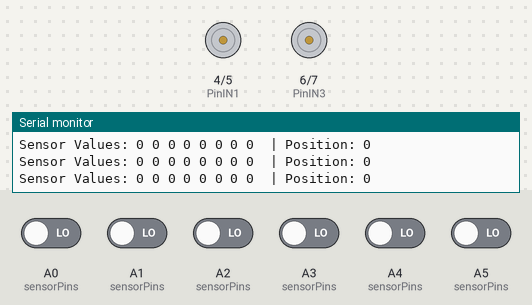
The sketch below on a simulated Arduino Nano, built with avr-gcc and run on an emulated ATmega328P. On the bench: motor-driver pin pairs drawn as motors (green arrow = first pin HIGH = forward, orange = second pin HIGH = backward, longer = more drive), the last lines printed to the serial monitor. The test bench sets the inputs (shaded band); at power-on: A0 (sensorPins), A1 (sensorPins), A2 (sensorPins), A3 (sensorPins), A4 (sensorPins), A5 (sensorPins) LOW.

Above: at 4.2 s.
4.3 s: A1 (sensorPins) driven HIGH
At 4.9 s:
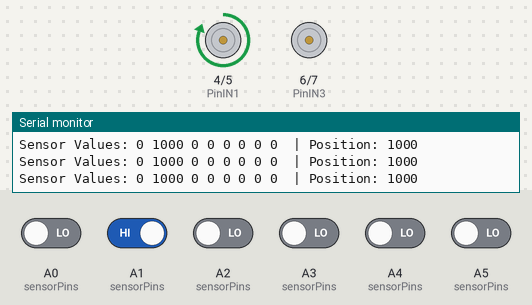
5.8 s: A5 (sensorPins) driven HIGH
At 6.9 s:
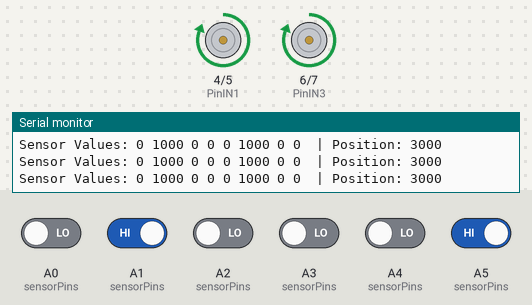
7.3 s: A1 (sensorPins) driven LOW
At 8.4 s:
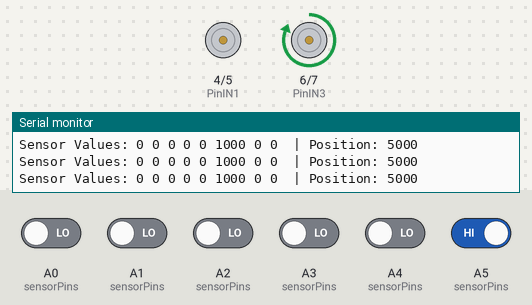
11.8 s: A4 (sensorPins) driven HIGH
At 12.7 s:
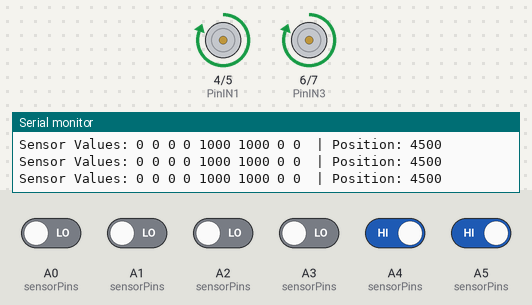
Timing chart, 0 to 14.8 s (numbered marks = the images above; inputs shaded):
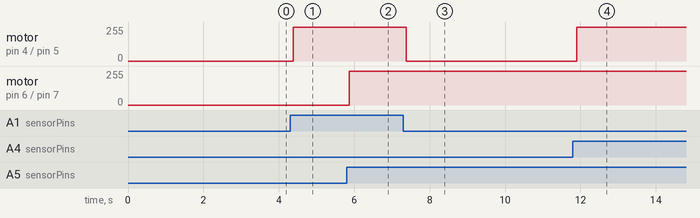

The sketch:

cartest4.ino
```cpp
#include <QTRSensors.h>
#define PinIN1 4
#define PinIN2 5
#define PinIN3 6
#define PinIN4 7
QTRSensors qtr;
constexpr uint8_t sensorCount = 8;
    constexpr uint16_t FORWARD_THRESHOLD_LOW = 3000;
    constexpr uint16_t FORWARD_THRESHOLD_HIGH = 4999;
    constexpr uint16_t RIGHT_TURN_THRESHOLD = 2000;
    constexpr uint16_t LEFT_TURN_THRESHOLD = 5000;
uint16_t sensorValues[sensorCount];
constexpr uint8_t sensorPins[sensorCount] = {A0, A1, A2, A3, A4, A5, A6, A7};
void setup() {
Serial.begin(9600);

    DDRD |= (1 << PinIN1) | (1 << PinIN2) | (1 << PinIN3) | (1 << PinIN4);
    qtr.setTypeRC();
    qtr.setSensorPins(sensorPins, sensorCount);
    qtr.setEmitterPin(2);
    delay(500);

    Serial.println("Calibrando sensores...");
    for (uint8_t i = 0; i < 100; i++) {
        qtr.calibrate();
    }
    Serial.println("Calibración completa.");
}
void carAction(uint8_t left1, uint8_t left2, uint8_t right1, uint8_t right2) {
    PORTD = (PORTD & 0x0F) | (left1 << PinIN1) | (left2 << PinIN2) | (right1 << PinIN3) | (right2 << PinIN4);
}
void carForward() { carAction(1, 0, 1, 0); }
void carReverse() { carAction(0, 1, 0, 1); }
void carLeftTurn() { carAction(0, 0, 1, 0); }
void carRightTurn() { carAction(1, 0, 0, 0); }
void carStop() { carAction(0, 0, 0, 0); }
void loop() {
    uint16_t position = qtr.readLineBlack(sensorValues);

    Serial.print("Sensor Values: ");
    for (uint8_t i = 0; i < sensorCount; i++) {
        Serial.print(sensorValues[i]);
        Serial.print(" ");
    }
    Serial.print(" | Position: ");
    Serial.println(position);

    if (position >= FORWARD_THRESHOLD_LOW && position <= FORWARD_THRESHOLD_HIGH) {
        carForward();
    } else if (position < RIGHT_TURN_THRESHOLD && position > 0) {
        carRightTurn();
    } else if (position >= LEFT_TURN_THRESHOLD) {
        carLeftTurn();
    } else if (position == 0) {
        carStop();
    }
}
```

Measured:
- after the input at 4.3 s, motor on pin 4 (PinIN1) / pin 5 (PinIN2): stopped → forward 255/255 after 0.08 s
- after the input at 5.8 s, motor on pin 6 (PinIN3) / pin 7 (PinIN4): stopped → forward 255/255 after 0.07 s
- after the input at 7.3 s, motor on pin 4 (PinIN1) / pin 5 (PinIN2): forward 255/255 → stopped after 0.09 s
- after the input at 11.8 s, motor on pin 4 (PinIN1) / pin 5 (PinIN2): stopped → forward 255/255 after 0.11 s
